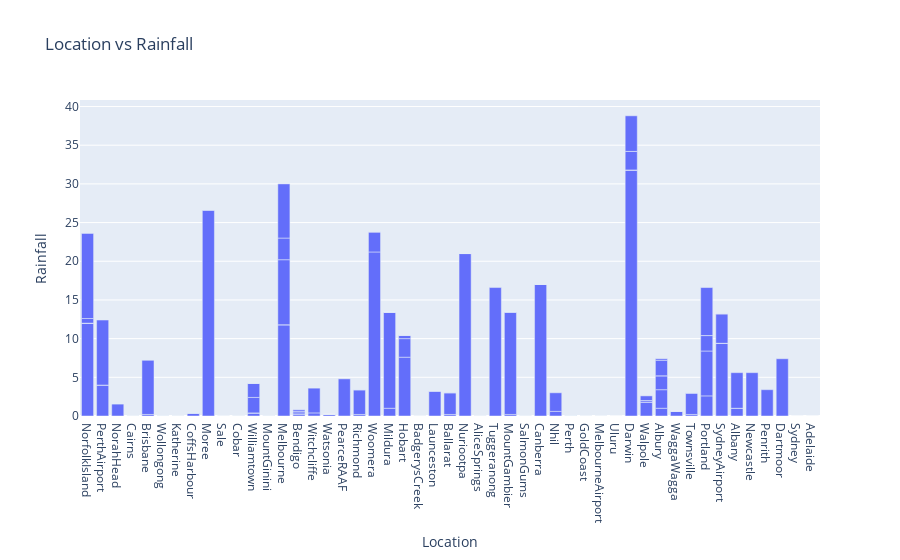

Notebook code cell kept with this figure:
### Code cell
xticles = (90)
px.bar(raw_df.sample(200),
       y = 'Rainfall',
       x = 'Location',
       title = 'Location vs Rainfall',
       )

### Figure 1 — Plotly figure (JSON) as saved in the notebook; plotly's stock layout.template omitted (floating-point values rounded to 4 significant figures; data arrays with more than 128 entries replaced by an {"elided": "..."} marker saying what was removed)
{"data": [{"alignmentgroup": "True", "hovertemplate": "Location=%{x}<br>Rainfall=%{y}<extra></extra>", "legendgroup": "", "marker": {"color": "#636efa", "pattern": {"shape": ""}}, "name": "", "offsetgroup": "", "orientation": "v", "showlegend": false, "textposition": "auto", "type": "bar", "x": {"elided": "200 str values"}, "xaxis": "x", "y": {"elided": "200 float values"}, "yaxis": "y"}], "layout": {"barmode": "relative", "legend": {"tracegroupgap": 0}, "title": {"text": "Location vs Rainfall"}, "xaxis": {"anchor": "y", "domain": [0, 1], "title": {"text": "Location"}}, "yaxis": {"anchor": "x", "domain": [0, 1], "title": {"text": "Rainfall"}}}}
